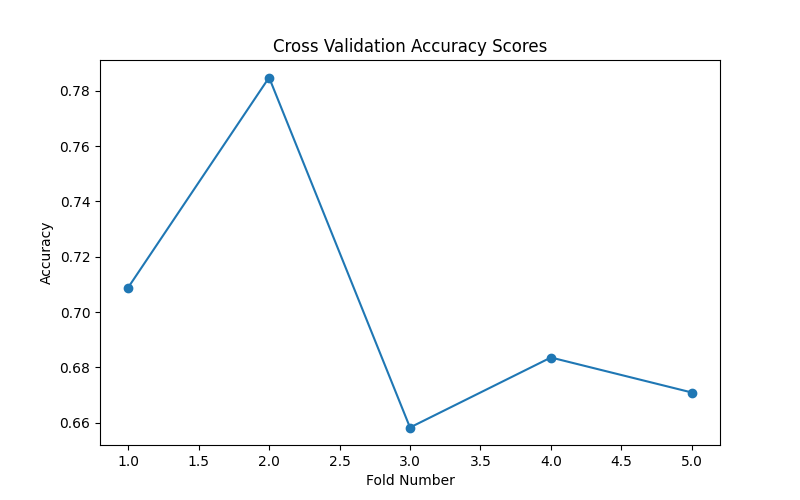

This figure's Python source:
import pandas as pd
import matplotlib.pyplot as plt

from sklearn.linear_model import LogisticRegression

from sklearn.model_selection import cross_val_score


# LOAD DATASET

df = pd.read_csv(
    "student-mat.csv",
    sep=","
)


# CREATE RISK COLUMN

df["risk"] = df["G3"].apply(

    lambda x: 1 if x < 10 else 0

)


# FEATURES

X = df[[
    "absences",
    "studytime",
    "failures"
]]


# TARGET

y = df["risk"]


# MODEL

model = LogisticRegression()


# CROSS VALIDATION

scores = cross_val_score(

    model,

    X,

    y,

    cv=5,

    scoring="accuracy"

)


print("\nCROSS VALIDATION SCORES\n")

print(scores)


# AVERAGE SCORE

average_score = scores.mean()

print(
    f"\nAverage Accuracy: {average_score:.2f}"
)


# PLOT SCORES

plt.figure(figsize=(8, 5))

plt.plot(

    range(1, 6),

    scores,

    marker="o"

)

plt.title(
    "Cross Validation Accuracy Scores"
)

plt.xlabel(
    "Fold Number"
)

plt.ylabel(
    "Accuracy"
)

plt.savefig(
    "cross_validation.png"
)

print(
    "\nCross validation graph saved!"
)
